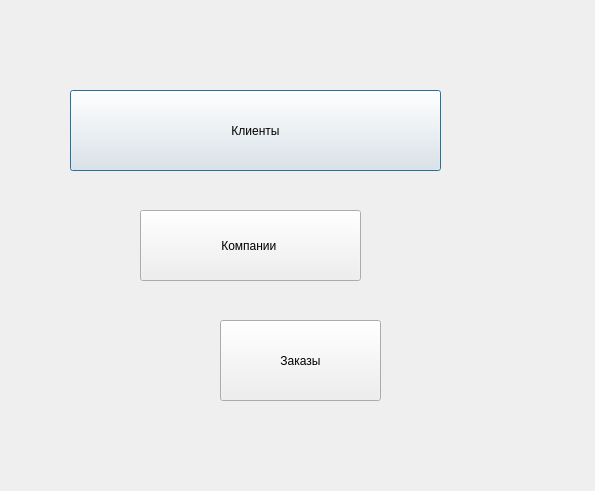
<?xml version="1.0" encoding="UTF-8"?>
<ui version="4.0">
 <class>admin</class>
 <widget class="QDialog" name="admin">
  <property name="geometry">
   <rect>
    <x>0</x>
    <y>0</y>
    <width>595</width>
    <height>491</height>
   </rect>
  </property>
  <property name="windowTitle">
   <string>Dialog</string>
  </property>
  <widget class="QPushButton" name="btnClient">
   <property name="geometry">
    <rect>
     <x>70</x>
     <y>90</y>
     <width>371</width>
     <height>81</height>
    </rect>
   </property>
   <property name="text">
    <string>Клиенты</string>
   </property>
  </widget>
  <widget class="QPushButton" name="btnCompany">
   <property name="geometry">
    <rect>
     <x>140</x>
     <y>210</y>
     <width>221</width>
     <height>71</height>
    </rect>
   </property>
   <property name="text">
    <string>Компании </string>
   </property>
  </widget>
  <widget class="QPushButton" name="btnOrder">
   <property name="geometry">
    <rect>
     <x>220</x>
     <y>320</y>
     <width>161</width>
     <height>81</height>
    </rect>
   </property>
   <property name="text">
    <string>Заказы</string>
   </property>
  </widget>
 </widget>
 <resources/>
 <connections/>
</ui>
